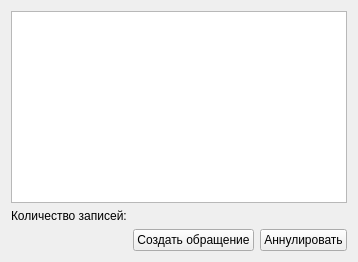
          <widget class="QWidget" name="tabInputReferrals">
           <attribute name="title">
            <string>Входящие</string>
           </attribute>
           <layout class="QGridLayout" name="gridLayout_37">
            <item row="0" column="0" colspan="3">
             <widget class="QTableView" name="tblInputReferrals">
              <property name="selectionMode">
               <enum>QAbstractItemView::SingleSelection</enum>
              </property>
              <property name="selectionBehavior">
               <enum>QAbstractItemView::SelectRows</enum>
              </property>
             </widget>
            </item>
            <item row="2" column="2">
             <widget class="QPushButton" name="btnAnnulateInputReferral">
              <property name="sizePolicy">
               <sizepolicy hsizetype="Minimum" vsizetype="Fixed">
                <horstretch>0</horstretch>
                <verstretch>0</verstretch>
               </sizepolicy>
              </property>
              <property name="text">
               <string>Аннулировать</string>
              </property>
             </widget>
            </item>
            <item row="2" column="1">
             <widget class="QPushButton" name="btnCreateEventByInputReferral">
              <property name="sizePolicy">
               <sizepolicy hsizetype="Minimum" vsizetype="Fixed">
                <horstretch>0</horstretch>
                <verstretch>0</verstretch>
               </sizepolicy>
              </property>
              <property name="text">
               <string>Создать обращение</string>
              </property>
             </widget>
            </item>
            <item row="1" column="0">
             <layout class="QHBoxLayout" name="horizontalLayout_26">
              <item>
               <widget class="QLabel" name="lblRefInCountTxt">
                <property name="text">
                 <string>Количество записей:</string>
                </property>
               </widget>
              </item>
             </layout>
            </item>
           </layout>
          </widget>
